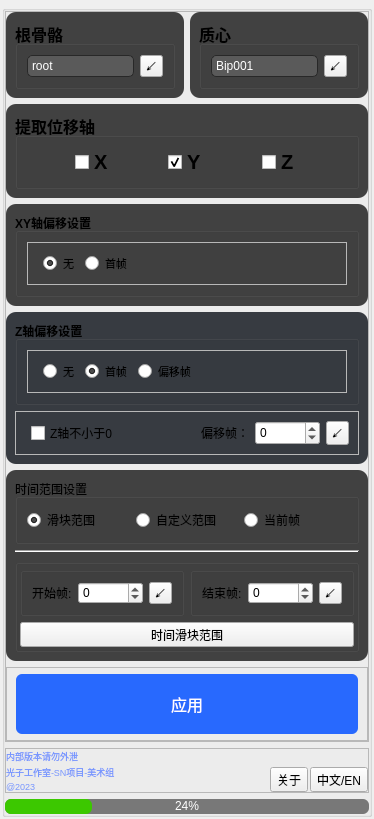
<?xml version="1.0" encoding="UTF-8"?>
<ui version="4.0">
 <class>Frame</class>
 <widget class="QFrame" name="Frame">
  <property name="geometry">
   <rect>
    <x>0</x>
    <y>0</y>
    <width>374</width>
    <height>723</height>
   </rect>
  </property>
  <property name="windowTitle">
   <string>SN_Root_Motion</string>
  </property>
  <property name="styleSheet">
   <string notr="true"/>
  </property>
  <layout class="QVBoxLayout" name="verticalLayout">
   <property name="spacing">
    <number>0</number>
   </property>
   <property name="leftMargin">
    <number>2</number>
   </property>
   <property name="topMargin">
    <number>5</number>
   </property>
   <property name="rightMargin">
    <number>2</number>
   </property>
   <property name="bottomMargin">
    <number>2</number>
   </property>
   <item>
    <widget class="QGroupBox" name="groupBox_8">
     <property name="title">
      <string/>
     </property>
     <layout class="QVBoxLayout" name="verticalLayout_11">
      <property name="spacing">
       <number>6</number>
      </property>
      <property name="leftMargin">
       <number>0</number>
      </property>
      <property name="topMargin">
       <number>0</number>
      </property>
      <property name="rightMargin">
       <number>0</number>
      </property>
      <property name="bottomMargin">
       <number>0</number>
      </property>
      <item>
       <widget class="QFrame" name="frame_7">
        <property name="styleSheet">
         <string notr="true"/>
        </property>
        <property name="frameShape">
         <enum>QFrame::StyledPanel</enum>
        </property>
        <property name="frameShadow">
         <enum>QFrame::Raised</enum>
        </property>
        <layout class="QVBoxLayout" name="verticalLayout_3" stretch="0,0,0,0,0,0">
         <property name="leftMargin">
          <number>0</number>
         </property>
         <property name="topMargin">
          <number>0</number>
         </property>
         <property name="rightMargin">
          <number>0</number>
         </property>
         <property name="bottomMargin">
          <number>0</number>
         </property>
         <item>
          <layout class="QHBoxLayout" name="horizontalLayout_8">
           <item>
            <widget class="QFrame" name="frame_4">
             <property name="styleSheet">
              <string notr="true">QFrame#frame_4{
	background-color:rgb(65, 65, 65);
	border-radius:10px;
}</string>
             </property>
             <property name="frameShape">
              <enum>QFrame::StyledPanel</enum>
             </property>
             <property name="frameShadow">
              <enum>QFrame::Raised</enum>
             </property>
             <layout class="QHBoxLayout" name="horizontalLayout_14">
              <item>
               <layout class="QHBoxLayout" name="horizontalLayout_13">
                <item>
                 <widget class="QGroupBox" name="groupBox">
                  <property name="font">
                   <font>
                    <pointsize>12</pointsize>
                    <weight>75</weight>
                    <bold>true</bold>
                   </font>
                  </property>
                  <property name="title">
                   <string>根骨骼</string>
                  </property>
                  <layout class="QHBoxLayout" name="horizontalLayout">
                   <item>
                    <widget class="QLineEdit" name="lineEdit">
                     <property name="styleSheet">
                      <string notr="true">QLineEdit{
background-color:rgb(90, 90, 90);
color:rgb(255, 255, 255);
border-radius: 5px; 
border: 1px solid rgb(40, 40, 40);
padding: 2px;
}

QLineEdit:hover {
background-color:rgb(100, 100, 100);
color:rgb(255, 255, 255);
border-radius: 5px; 
border: 1px solid rgb(150, 150, 150);
padding: 2px;
}
QLineEdit:pressed {
background-color:rgb(110, 110, 110);
color:rgb(255, 255, 255);
border-radius: 5px; 
border: 1px solid rgb(70, 70, 70);
padding: 2px;
}</string>
                     </property>
                     <property name="text">
                      <string>root</string>
                     </property>
                    </widget>
                   </item>
                   <item>
                    <widget class="QToolButton" name="Btn_root_pick">
                     <property name="sizePolicy">
                      <sizepolicy hsizetype="Fixed" vsizetype="Ignored">
                       <horstretch>0</horstretch>
                       <verstretch>0</verstretch>
                      </sizepolicy>
                     </property>
                     <property name="text">
                      <string>↙</string>
                     </property>
                    </widget>
                   </item>
                  </layout>
                 </widget>
                </item>
               </layout>
              </item>
             </layout>
            </widget>
           </item>
           <item>
            <widget class="QFrame" name="frame_6">
             <property name="styleSheet">
              <string notr="true">QFrame#frame_6{
	background-color:rgb(65, 65, 65);
	border-radius:10px;
}</string>
             </property>
             <property name="frameShape">
              <enum>QFrame::StyledPanel</enum>
             </property>
             <property name="frameShadow">
              <enum>QFrame::Raised</enum>
             </property>
             <layout class="QHBoxLayout" name="horizontalLayout_15">
              <item>
               <widget class="QGroupBox" name="groupBox_2">
                <property name="font">
                 <font>
                  <pointsize>12</pointsize>
                  <weight>75</weight>
                  <bold>true</bold>
                 </font>
                </property>
                <property name="title">
                 <string>质心</string>
                </property>
                <layout class="QHBoxLayout" name="horizontalLayout_2">
                 <item>
                  <widget class="QLineEdit" name="lineEdit_2">
                   <property name="styleSheet">
                    <string notr="true">QLineEdit{
background-color:rgb(90, 90, 90);
color:rgb(255, 255, 255);
border-radius: 5px; 
border: 1px solid rgb(40, 40, 40);
padding: 2px;
}

QLineEdit:hover {
background-color:rgb(100, 100, 100);
color:rgb(255, 255, 255);
border-radius: 5px; 
border: 1px solid rgb(150, 150, 150);
padding: 2px;
}
QLineEdit:pressed {
background-color:rgb(110, 110, 110);
color:rgb(255, 255, 255);
border-radius: 5px; 
border: 1px solid rgb(70, 70, 70);
padding: 2px;
}</string>
                   </property>
                   <property name="text">
                    <string>Bip001</string>
                   </property>
                  </widget>
                 </item>
                 <item>
                  <widget class="QToolButton" name="Btn_Pelvis_pick">
                   <property name="sizePolicy">
                    <sizepolicy hsizetype="Fixed" vsizetype="Ignored">
                     <horstretch>0</horstretch>
                     <verstretch>0</verstretch>
                    </sizepolicy>
                   </property>
                   <property name="text">
                    <string>↙</string>
                   </property>
                  </widget>
                 </item>
                </layout>
               </widget>
              </item>
             </layout>
            </widget>
           </item>
          </layout>
         </item>
         <item>
          <widget class="QFrame" name="frame_5">
           <property name="styleSheet">
            <string notr="true">QFrame#frame_5{
	background-color:rgb(65, 65, 65);
	border-radius:10px;
}</string>
           </property>
           <property name="frameShape">
            <enum>QFrame::StyledPanel</enum>
           </property>
           <property name="frameShadow">
            <enum>QFrame::Raised</enum>
           </property>
           <layout class="QVBoxLayout" name="verticalLayout_9">
            <item>
             <widget class="QGroupBox" name="groupBox_3">
              <property name="font">
               <font>
                <pointsize>12</pointsize>
                <weight>75</weight>
                <bold>true</bold>
               </font>
              </property>
              <property name="title">
               <string>提取位移轴</string>
              </property>
              <layout class="QHBoxLayout" name="horizontalLayout_5">
               <item>
                <spacer name="horizontalSpacer_2">
                 <property name="orientation">
                  <enum>Qt::Horizontal</enum>
                 </property>
                 <property name="sizeHint" stdset="0">
                  <size>
                   <width>0</width>
                   <height>20</height>
                  </size>
                 </property>
                </spacer>
               </item>
               <item>
                <widget class="QCheckBox" name="cBox_posX">
                 <property name="font">
                  <font>
                   <pointsize>15</pointsize>
                   <weight>75</weight>
                   <bold>true</bold>
                  </font>
                 </property>
                 <property name="focusPolicy">
                  <enum>Qt::NoFocus</enum>
                 </property>
                 <property name="text">
                  <string>X</string>
                 </property>
                </widget>
               </item>
               <item>
                <spacer name="horizontalSpacer_8">
                 <property name="orientation">
                  <enum>Qt::Horizontal</enum>
                 </property>
                 <property name="sizeHint" stdset="0">
                  <size>
                   <width>0</width>
                   <height>20</height>
                  </size>
                 </property>
                </spacer>
               </item>
               <item>
                <widget class="QCheckBox" name="cBox_posY">
                 <property name="font">
                  <font>
                   <pointsize>15</pointsize>
                   <weight>75</weight>
                   <bold>true</bold>
                  </font>
                 </property>
                 <property name="focusPolicy">
                  <enum>Qt::NoFocus</enum>
                 </property>
                 <property name="text">
                  <string>Y</string>
                 </property>
                 <property name="checked">
                  <bool>true</bool>
                 </property>
                </widget>
               </item>
               <item>
                <spacer name="horizontalSpacer_9">
                 <property name="orientation">
                  <enum>Qt::Horizontal</enum>
                 </property>
                 <property name="sizeHint" stdset="0">
                  <size>
                   <width>0</width>
                   <height>20</height>
                  </size>
                 </property>
                </spacer>
               </item>
               <item>
                <widget class="QCheckBox" name="cBox_posZ">
                 <property name="font">
                  <font>
                   <pointsize>15</pointsize>
                   <weight>75</weight>
                   <bold>true</bold>
                  </font>
                 </property>
                 <property name="focusPolicy">
                  <enum>Qt::NoFocus</enum>
                 </property>
                 <property name="text">
                  <string>Z</string>
                 </property>
                </widget>
               </item>
               <item>
                <spacer name="horizontalSpacer_7">
                 <property name="orientation">
                  <enum>Qt::Horizontal</enum>
                 </property>
                 <property name="sizeHint" stdset="0">
                  <size>
                   <width>0</width>
                   <height>20</height>
                  </size>
                 </property>
                </spacer>
               </item>
              </layout>
             </widget>
            </item>
           </layout>
          </widget>
         </item>
         <item>
          <widget class="QFrame" name="frame_3">
           <property name="styleSheet">
            <string notr="true">QFrame#frame_3{
	background-color:rgb(65, 65, 65);
	border-radius:10px;
}</string>
           </property>
           <property name="frameShape">
            <enum>QFrame::StyledPanel</enum>
           </property>
           <property name="frameShadow">
            <enum>QFrame::Raised</enum>
           </property>
           <layout class="QVBoxLayout" name="verticalLayout_14">
            <property name="spacing">
             <number>9</number>
            </property>
            <item>
             <widget class="QGroupBox" name="groupBox_7">
              <property name="font">
               <font>
                <weight>75</weight>
                <bold>true</bold>
               </font>
              </property>
              <property name="title">
               <string>XY轴偏移设置</string>
              </property>
              <layout class="QVBoxLayout" name="verticalLayout_10">
               <item>
                <widget class="QFrame" name="frame_13">
                 <property name="styleSheet">
                  <string notr="true"/>
                 </property>
                 <property name="frameShape">
                  <enum>QFrame::StyledPanel</enum>
                 </property>
                 <property name="frameShadow">
                  <enum>QFrame::Raised</enum>
                 </property>
                 <layout class="QHBoxLayout" name="horizontalLayout_9">
                  <property name="leftMargin">
                   <number>15</number>
                  </property>
                  <item>
                   <widget class="QRadioButton" name="radioButton_5">
                    <property name="font">
                     <font>
                      <pointsize>8</pointsize>
                     </font>
                    </property>
                    <property name="focusPolicy">
                     <enum>Qt::NoFocus</enum>
                    </property>
                    <property name="styleSheet">
                     <string notr="true"/>
                    </property>
                    <property name="text">
                     <string>无</string>
                    </property>
                    <property name="checked">
                     <bool>true</bool>
                    </property>
                   </widget>
                  </item>
                  <item>
                   <widget class="QRadioButton" name="radioButton_6">
                    <property name="font">
                     <font>
                      <pointsize>8</pointsize>
                     </font>
                    </property>
                    <property name="focusPolicy">
                     <enum>Qt::NoFocus</enum>
                    </property>
                    <property name="styleSheet">
                     <string notr="true"/>
                    </property>
                    <property name="text">
                     <string>首帧</string>
                    </property>
                   </widget>
                  </item>
                  <item>
                   <spacer name="horizontalSpacer_3">
                    <property name="orientation">
                     <enum>Qt::Horizontal</enum>
                    </property>
                    <property name="sizeHint" stdset="0">
                     <size>
                      <width>0</width>
                      <height>20</height>
                     </size>
                    </property>
                   </spacer>
                  </item>
                 </layout>
                </widget>
               </item>
              </layout>
             </widget>
            </item>
           </layout>
          </widget>
         </item>
         <item>
          <widget class="QFrame" name="frame_10">
           <property name="styleSheet">
            <string notr="true">QFrame#frame_10{
	background-color:rgb(55, 59, 65);
	border-radius:10px;
}</string>
           </property>
           <property name="frameShape">
            <enum>QFrame::StyledPanel</enum>
           </property>
           <property name="frameShadow">
            <enum>QFrame::Raised</enum>
           </property>
           <layout class="QVBoxLayout" name="verticalLayout_12">
            <item>
             <widget class="QGroupBox" name="groupBox_10">
              <property name="font">
               <font>
                <weight>75</weight>
                <bold>true</bold>
               </font>
              </property>
              <property name="title">
               <string>Z轴偏移设置</string>
              </property>
              <layout class="QVBoxLayout" name="verticalLayout_13">
               <item>
                <widget class="QFrame" name="frame_14">
                 <property name="styleSheet">
                  <string notr="true"/>
                 </property>
                 <property name="frameShape">
                  <enum>QFrame::StyledPanel</enum>
                 </property>
                 <property name="frameShadow">
                  <enum>QFrame::Raised</enum>
                 </property>
                 <layout class="QHBoxLayout" name="horizontalLayout_16">
                  <property name="leftMargin">
                   <number>15</number>
                  </property>
                  <item>
                   <widget class="QRadioButton" name="radioButton_2">
                    <property name="font">
                     <font>
                      <pointsize>8</pointsize>
                     </font>
                    </property>
                    <property name="focusPolicy">
                     <enum>Qt::NoFocus</enum>
                    </property>
                    <property name="styleSheet">
                     <string notr="true"/>
                    </property>
                    <property name="text">
                     <string>无</string>
                    </property>
                    <property name="checked">
                     <bool>false</bool>
                    </property>
                   </widget>
                  </item>
                  <item>
                   <widget class="QRadioButton" name="radioButton_3">
                    <property name="font">
                     <font>
                      <pointsize>8</pointsize>
                     </font>
                    </property>
                    <property name="focusPolicy">
                     <enum>Qt::NoFocus</enum>
                    </property>
                    <property name="styleSheet">
                     <string notr="true"/>
                    </property>
                    <property name="text">
                     <string>首帧</string>
                    </property>
                    <property name="checked">
                     <bool>true</bool>
                    </property>
                   </widget>
                  </item>
                  <item>
                   <widget class="QRadioButton" name="radioButton_10">
                    <property name="font">
                     <font>
                      <pointsize>8</pointsize>
                     </font>
                    </property>
                    <property name="focusPolicy">
                     <enum>Qt::NoFocus</enum>
                    </property>
                    <property name="styleSheet">
                     <string notr="true"/>
                    </property>
                    <property name="text">
                     <string>偏移帧</string>
                    </property>
                   </widget>
                  </item>
                  <item>
                   <spacer name="horizontalSpacer_4">
                    <property name="orientation">
                     <enum>Qt::Horizontal</enum>
                    </property>
                    <property name="sizeHint" stdset="0">
                     <size>
                      <width>0</width>
                      <height>20</height>
                     </size>
                    </property>
                   </spacer>
                  </item>
                 </layout>
                </widget>
               </item>
              </layout>
             </widget>
            </item>
            <item>
             <widget class="QFrame" name="frame_8">
              <property name="styleSheet">
               <string notr="true"/>
              </property>
              <property name="frameShape">
               <enum>QFrame::StyledPanel</enum>
              </property>
              <property name="frameShadow">
               <enum>QFrame::Raised</enum>
              </property>
              <layout class="QHBoxLayout" name="horizontalLayout_12">
               <property name="leftMargin">
                <number>15</number>
               </property>
               <item>
                <widget class="QCheckBox" name="radioBtn_ZAxis_zero">
                 <property name="focusPolicy">
                  <enum>Qt::NoFocus</enum>
                 </property>
                 <property name="text">
                  <string>Z轴不小于0</string>
                 </property>
                </widget>
               </item>
               <item>
                <spacer name="horizontalSpacer_5">
                 <property name="orientation">
                  <enum>Qt::Horizontal</enum>
                 </property>
                 <property name="sizeHint" stdset="0">
                  <size>
                   <width>20</width>
                   <height>20</height>
                  </size>
                 </property>
                </spacer>
               </item>
               <item>
                <widget class="QLabel" name="label_4">
                 <property name="text">
                  <string>偏移帧：</string>
                 </property>
                </widget>
               </item>
               <item>
                <widget class="QSpinBox" name="spinBox_frame_reference">
                 <property name="sizePolicy">
                  <sizepolicy hsizetype="Minimum" vsizetype="Expanding">
                   <horstretch>0</horstretch>
                   <verstretch>0</verstretch>
                  </sizepolicy>
                 </property>
                 <property name="styleSheet">
                  <string notr="true"/>
                 </property>
                 <property name="minimum">
                  <number>-99999</number>
                 </property>
                 <property name="maximum">
                  <number>99999</number>
                 </property>
                </widget>
               </item>
               <item>
                <widget class="QToolButton" name="Btn_frame_reference_pick">
                 <property name="sizePolicy">
                  <sizepolicy hsizetype="Fixed" vsizetype="Expanding">
                   <horstretch>0</horstretch>
                   <verstretch>0</verstretch>
                  </sizepolicy>
                 </property>
                 <property name="text">
                  <string>↙</string>
                 </property>
                </widget>
               </item>
              </layout>
             </widget>
            </item>
           </layout>
          </widget>
         </item>
         <item>
          <widget class="QFrame" name="frame_2">
           <property name="styleSheet">
            <string notr="true">QFrame#frame_2{
	background-color:rgb(65, 65, 65);
	border-radius:10px;
}</string>
           </property>
           <property name="frameShape">
            <enum>QFrame::StyledPanel</enum>
           </property>
           <property name="frameShadow">
            <enum>QFrame::Raised</enum>
           </property>
           <layout class="QVBoxLayout" name="verticalLayout_2">
            <item>
             <widget class="QGroupBox" name="groupBox_9">
              <property name="title">
               <string>时间范围设置</string>
              </property>
              <layout class="QHBoxLayout" name="horizontalLayout_10">
               <item>
                <widget class="QRadioButton" name="radioButton">
                 <property name="focusPolicy">
                  <enum>Qt::NoFocus</enum>
                 </property>
                 <property name="text">
                  <string>滑块范围</string>
                 </property>
                 <property name="checked">
                  <bool>true</bool>
                 </property>
                </widget>
               </item>
               <item>
                <widget class="QRadioButton" name="radioBtn_custom_frame">
                 <property name="focusPolicy">
                  <enum>Qt::NoFocus</enum>
                 </property>
                 <property name="text">
                  <string>自定义范围</string>
                 </property>
                </widget>
               </item>
               <item>
                <widget class="QRadioButton" name="radioBtn_current_frame">
                 <property name="focusPolicy">
                  <enum>Qt::NoFocus</enum>
                 </property>
                 <property name="text">
                  <string>当前帧</string>
                 </property>
                </widget>
               </item>
              </layout>
             </widget>
            </item>
            <item>
             <widget class="Line" name="line">
              <property name="orientation">
               <enum>Qt::Horizontal</enum>
              </property>
             </widget>
            </item>
            <item>
             <widget class="QGroupBox" name="groupBox_4">
              <property name="title">
               <string/>
              </property>
              <layout class="QVBoxLayout" name="verticalLayout_8" stretch="0,0">
               <property name="leftMargin">
                <number>2</number>
               </property>
               <property name="topMargin">
                <number>2</number>
               </property>
               <property name="rightMargin">
                <number>2</number>
               </property>
               <property name="bottomMargin">
                <number>2</number>
               </property>
               <item>
                <layout class="QHBoxLayout" name="horizontalLayout_11">
                 <item>
                  <widget class="QGroupBox" name="groupBox_5">
                   <property name="title">
                    <string/>
                   </property>
                   <layout class="QHBoxLayout" name="horizontalLayout_6">
                    <item>
                     <widget class="QLabel" name="label_5">
                      <property name="text">
                       <string>开始帧:</string>
                      </property>
                     </widget>
                    </item>
                    <item>
                     <widget class="QSpinBox" name="spinBox_frame_start">
                      <property name="sizePolicy">
                       <sizepolicy hsizetype="Preferred" vsizetype="Fixed">
                        <horstretch>0</horstretch>
                        <verstretch>0</verstretch>
                       </sizepolicy>
                      </property>
                      <property name="minimum">
                       <number>-99999</number>
                      </property>
                      <property name="maximum">
                       <number>99999</number>
                      </property>
                     </widget>
                    </item>
                    <item>
                     <widget class="QToolButton" name="Btn_frame_start_pick">
                      <property name="sizePolicy">
                       <sizepolicy hsizetype="Expanding" vsizetype="Ignored">
                        <horstretch>0</horstretch>
                        <verstretch>0</verstretch>
                       </sizepolicy>
                      </property>
                      <property name="text">
                       <string>↙</string>
                      </property>
                     </widget>
                    </item>
                   </layout>
                  </widget>
                 </item>
                 <item>
                  <widget class="QGroupBox" name="groupBox_6">
                   <property name="title">
                    <string/>
                   </property>
                   <layout class="QHBoxLayout" name="horizontalLayout_7">
                    <item>
                     <widget class="QLabel" name="label_6">
                      <property name="text">
                       <string>结束帧:</string>
                      </property>
                     </widget>
                    </item>
                    <item>
                     <widget class="QSpinBox" name="spinBox_frame_end">
                      <property name="sizePolicy">
                       <sizepolicy hsizetype="Preferred" vsizetype="Fixed">
                        <horstretch>0</horstretch>
                        <verstretch>0</verstretch>
                       </sizepolicy>
                      </property>
                      <property name="minimum">
                       <number>-99999</number>
                      </property>
                      <property name="maximum">
                       <number>99999</number>
                      </property>
                     </widget>
                    </item>
                    <item>
                     <widget class="QToolButton" name="Btn_frame_end_pick">
                      <property name="sizePolicy">
                       <sizepolicy hsizetype="Expanding" vsizetype="Ignored">
                        <horstretch>0</horstretch>
                        <verstretch>0</verstretch>
                       </sizepolicy>
                      </property>
                      <property name="text">
                       <string>↙</string>
                      </property>
                     </widget>
                    </item>
                   </layout>
                  </widget>
                 </item>
                </layout>
               </item>
               <item>
                <widget class="QToolButton" name="Btn_frame_range_pick">
                 <property name="sizePolicy">
                  <sizepolicy hsizetype="Preferred" vsizetype="Preferred">
                   <horstretch>0</horstretch>
                   <verstretch>0</verstretch>
                  </sizepolicy>
                 </property>
                 <property name="focusPolicy">
                  <enum>Qt::NoFocus</enum>
                 </property>
                 <property name="text">
                  <string>时间滑块范围</string>
                 </property>
                </widget>
               </item>
              </layout>
             </widget>
            </item>
           </layout>
          </widget>
         </item>
         <item>
          <widget class="QFrame" name="frame">
           <property name="frameShape">
            <enum>QFrame::StyledPanel</enum>
           </property>
           <property name="frameShadow">
            <enum>QFrame::Raised</enum>
           </property>
           <layout class="QHBoxLayout" name="horizontalLayout_4" stretch="5">
            <property name="topMargin">
             <number>6</number>
            </property>
            <property name="bottomMargin">
             <number>6</number>
            </property>
            <item>
             <widget class="QToolButton" name="Btn_Apply">
              <property name="sizePolicy">
               <sizepolicy hsizetype="Expanding" vsizetype="Ignored">
                <horstretch>0</horstretch>
                <verstretch>0</verstretch>
               </sizepolicy>
              </property>
              <property name="minimumSize">
               <size>
                <width>0</width>
                <height>60</height>
               </size>
              </property>
              <property name="font">
               <font>
                <pointsize>12</pointsize>
               </font>
              </property>
              <property name="focusPolicy">
               <enum>Qt::NoFocus</enum>
              </property>
              <property name="styleSheet">
               <string notr="true">QToolButton {
    background-color:rgb(40, 105, 254);
	color: rgb(255, 255, 255);
    border-radius: 6px;


}
QToolButton:hover {
    background-color:rgb(14, 59, 229);
border-radius: 6px;
}
QToolButton:pressed {
    background-color: rgb(1, 33, 154);
border-radius: 6px;
    border-style: inset;
}

</string>
              </property>
              <property name="text">
               <string>      应用      </string>
              </property>
             </widget>
            </item>
           </layout>
          </widget>
         </item>
        </layout>
       </widget>
      </item>
      <item>
       <widget class="QFrame" name="frame_9">
        <property name="styleSheet">
         <string notr="true"/>
        </property>
        <property name="frameShape">
         <enum>QFrame::StyledPanel</enum>
        </property>
        <property name="frameShadow">
         <enum>QFrame::Raised</enum>
        </property>
        <layout class="QVBoxLayout" name="verticalLayout_4" stretch="1,0">
         <property name="spacing">
          <number>0</number>
         </property>
         <property name="leftMargin">
          <number>0</number>
         </property>
         <property name="topMargin">
          <number>0</number>
         </property>
         <property name="rightMargin">
          <number>0</number>
         </property>
         <property name="bottomMargin">
          <number>0</number>
         </property>
         <item>
          <spacer name="verticalSpacer">
           <property name="orientation">
            <enum>Qt::Vertical</enum>
           </property>
           <property name="sizeHint" stdset="0">
            <size>
             <width>20</width>
             <height>40</height>
            </size>
           </property>
          </spacer>
         </item>
         <item>
          <layout class="QHBoxLayout" name="horizontalLayout_17">
           <property name="spacing">
            <number>2</number>
           </property>
           <property name="leftMargin">
            <number>0</number>
           </property>
           <property name="topMargin">
            <number>0</number>
           </property>
           <property name="rightMargin">
            <number>0</number>
           </property>
           <property name="bottomMargin">
            <number>0</number>
           </property>
           <item>
            <layout class="QVBoxLayout" name="verticalLayout_5">
             <property name="spacing">
              <number>2</number>
             </property>
             <item>
              <widget class="QLabel" name="label_3">
               <property name="sizePolicy">
                <sizepolicy hsizetype="Minimum" vsizetype="Preferred">
                 <horstretch>0</horstretch>
                 <verstretch>0</verstretch>
                </sizepolicy>
               </property>
               <property name="font">
                <font>
                 <pointsize>7</pointsize>
                </font>
               </property>
               <property name="styleSheet">
                <string notr="true">QLabel{
	background-color:transparent;
	color:rgb(120, 150, 254);
}</string>
               </property>
               <property name="text">
                <string>内部版本请勿外泄</string>
               </property>
              </widget>
             </item>
             <item>
              <widget class="QLabel" name="label">
               <property name="sizePolicy">
                <sizepolicy hsizetype="Minimum" vsizetype="Preferred">
                 <horstretch>0</horstretch>
                 <verstretch>0</verstretch>
                </sizepolicy>
               </property>
               <property name="font">
                <font>
                 <pointsize>7</pointsize>
                </font>
               </property>
               <property name="styleSheet">
                <string notr="true">QLabel{
	background-color:transparent;
	color:rgb(120, 150, 254);
}</string>
               </property>
               <property name="text">
                <string>光子工作室-SN项目-美术组</string>
               </property>
              </widget>
             </item>
             <item>
              <widget class="QLabel" name="label_2">
               <property name="sizePolicy">
                <sizepolicy hsizetype="Minimum" vsizetype="Preferred">
                 <horstretch>0</horstretch>
                 <verstretch>0</verstretch>
                </sizepolicy>
               </property>
               <property name="font">
                <font>
                 <pointsize>7</pointsize>
                </font>
               </property>
               <property name="styleSheet">
                <string notr="true">QLabel{
	background-color:transparent;
	color:rgb(120, 150, 254);
}</string>
               </property>
               <property name="text">
                <string>@2023</string>
               </property>
              </widget>
             </item>
            </layout>
           </item>
           <item>
            <spacer name="horizontalSpacer">
             <property name="orientation">
              <enum>Qt::Horizontal</enum>
             </property>
             <property name="sizeHint" stdset="0">
              <size>
               <width>40</width>
               <height>20</height>
              </size>
             </property>
            </spacer>
           </item>
           <item>
            <layout class="QVBoxLayout" name="verticalLayout_6">
             <item>
              <spacer name="verticalSpacer_2">
               <property name="orientation">
                <enum>Qt::Vertical</enum>
               </property>
               <property name="sizeHint" stdset="0">
                <size>
                 <width>0</width>
                 <height>0</height>
                </size>
               </property>
              </spacer>
             </item>
             <item>
              <widget class="QToolButton" name="Btn_About">
               <property name="sizePolicy">
                <sizepolicy hsizetype="Fixed" vsizetype="Fixed">
                 <horstretch>0</horstretch>
                 <verstretch>0</verstretch>
                </sizepolicy>
               </property>
               <property name="focusPolicy">
                <enum>Qt::NoFocus</enum>
               </property>
               <property name="text">
                <string>关于</string>
               </property>
              </widget>
             </item>
            </layout>
           </item>
           <item>
            <layout class="QVBoxLayout" name="verticalLayout_7">
             <item>
              <spacer name="verticalSpacer_3">
               <property name="orientation">
                <enum>Qt::Vertical</enum>
               </property>
               <property name="sizeHint" stdset="0">
                <size>
                 <width>0</width>
                 <height>0</height>
                </size>
               </property>
              </spacer>
             </item>
             <item>
              <widget class="QToolButton" name="Btn_language_switch">
               <property name="sizePolicy">
                <sizepolicy hsizetype="Fixed" vsizetype="Fixed">
                 <horstretch>0</horstretch>
                 <verstretch>0</verstretch>
                </sizepolicy>
               </property>
               <property name="focusPolicy">
                <enum>Qt::NoFocus</enum>
               </property>
               <property name="text">
                <string>中文/EN</string>
               </property>
              </widget>
             </item>
            </layout>
           </item>
          </layout>
         </item>
        </layout>
       </widget>
      </item>
      <item>
       <widget class="QProgressBar" name="progressBar">
        <property name="styleSheet">
         <string notr="true">QProgressBar
{
background-color: rgb(120, 120, 120);
color:rgb(255, 255, 255);
min-height: 15px;
max-height: 15px;
border-radius: 6px;
}    
QProgressBar::chunk {
background-color: rgb(60, 200, 0);
    border-radius: 6px;

}</string>
        </property>
        <property name="value">
         <number>24</number>
        </property>
        <property name="alignment">
         <set>Qt::AlignCenter</set>
        </property>
       </widget>
      </item>
     </layout>
    </widget>
   </item>
  </layout>
 </widget>
 <resources/>
 <connections/>
</ui>
